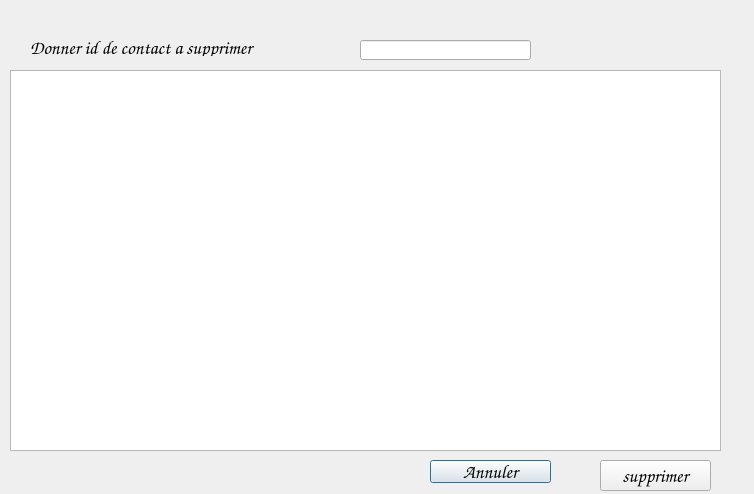
<?xml version="1.0" encoding="UTF-8"?>
<ui version="4.0">
 <class>supprimer</class>
 <widget class="QDialog" name="supprimer">
  <property name="geometry">
   <rect>
    <x>0</x>
    <y>0</y>
    <width>754</width>
    <height>494</height>
   </rect>
  </property>
  <property name="windowTitle">
   <string>Dialog</string>
  </property>
  <widget class="QLabel" name="label">
   <property name="geometry">
    <rect>
     <x>30</x>
     <y>40</y>
     <width>321</width>
     <height>16</height>
    </rect>
   </property>
   <property name="font">
    <font>
     <family>Comic Sans MS</family>
     <pointsize>14</pointsize>
    </font>
   </property>
   <property name="text">
    <string>Donner id de contact a supprimer</string>
   </property>
  </widget>
  <widget class="QLineEdit" name="lineEdit">
   <property name="geometry">
    <rect>
     <x>360</x>
     <y>40</y>
     <width>171</width>
     <height>20</height>
    </rect>
   </property>
  </widget>
  <widget class="QTableView" name="tableView">
   <property name="geometry">
    <rect>
     <x>10</x>
     <y>70</y>
     <width>711</width>
     <height>381</height>
    </rect>
   </property>
  </widget>
  <widget class="QPushButton" name="pushButton">
   <property name="geometry">
    <rect>
     <x>430</x>
     <y>460</y>
     <width>121</width>
     <height>23</height>
    </rect>
   </property>
   <property name="font">
    <font>
     <family>Comic Sans MS</family>
     <pointsize>14</pointsize>
    </font>
   </property>
   <property name="text">
    <string>Annuler</string>
   </property>
  </widget>
  <widget class="QPushButton" name="pushButton_2">
   <property name="geometry">
    <rect>
     <x>600</x>
     <y>460</y>
     <width>111</width>
     <height>31</height>
    </rect>
   </property>
   <property name="font">
    <font>
     <family>Comic Sans MS</family>
     <pointsize>14</pointsize>
    </font>
   </property>
   <property name="text">
    <string>supprimer</string>
   </property>
  </widget>
 </widget>
 <resources/>
 <connections>
  <connection>
   <sender>pushButton</sender>
   <signal>clicked()</signal>
   <receiver>supprimer</receiver>
   <slot>reject()</slot>
   <hints>
    <hint type="sourcelabel">
     <x>582</x>
     <y>461</y>
    </hint>
    <hint type="destinationlabel">
     <x>514</x>
     <y>509</y>
    </hint>
   </hints>
  </connection>
 </connections>
</ui>
